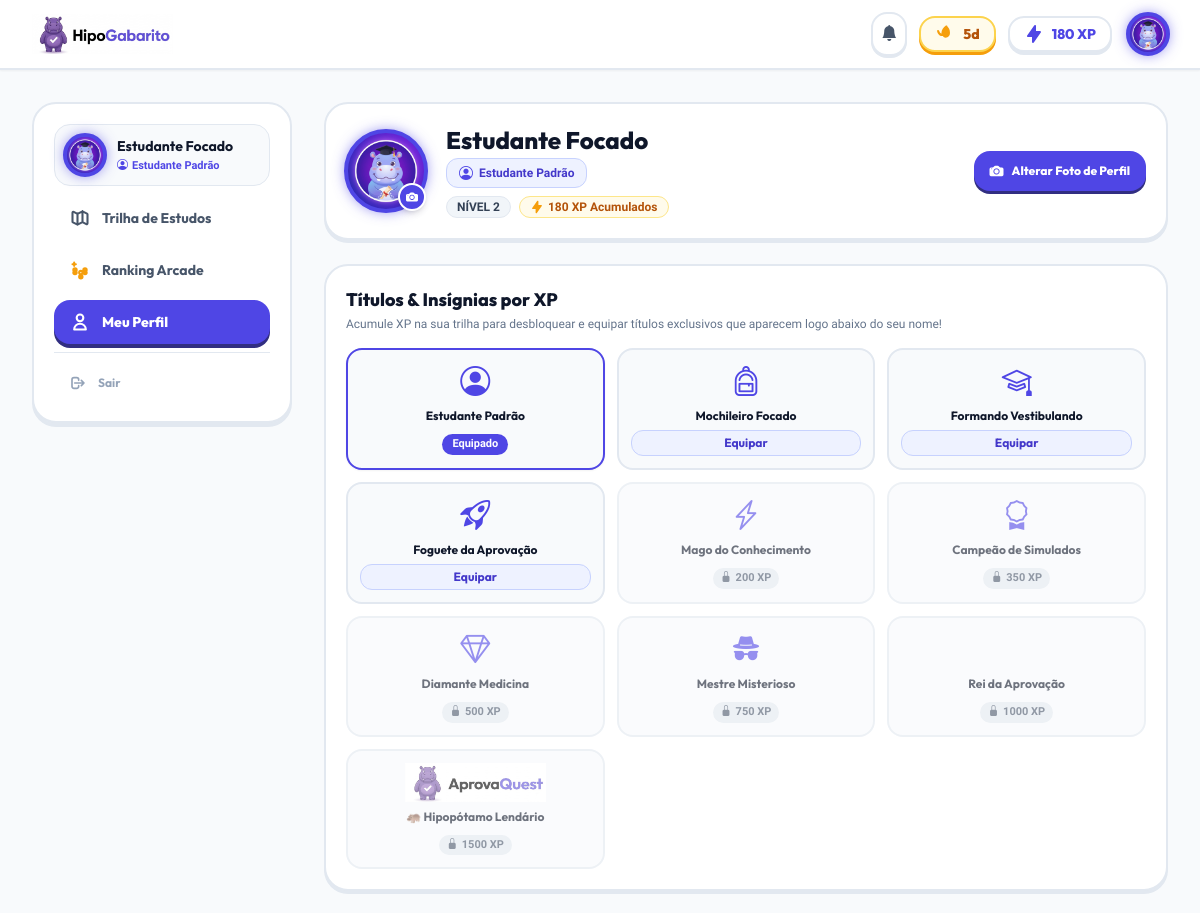
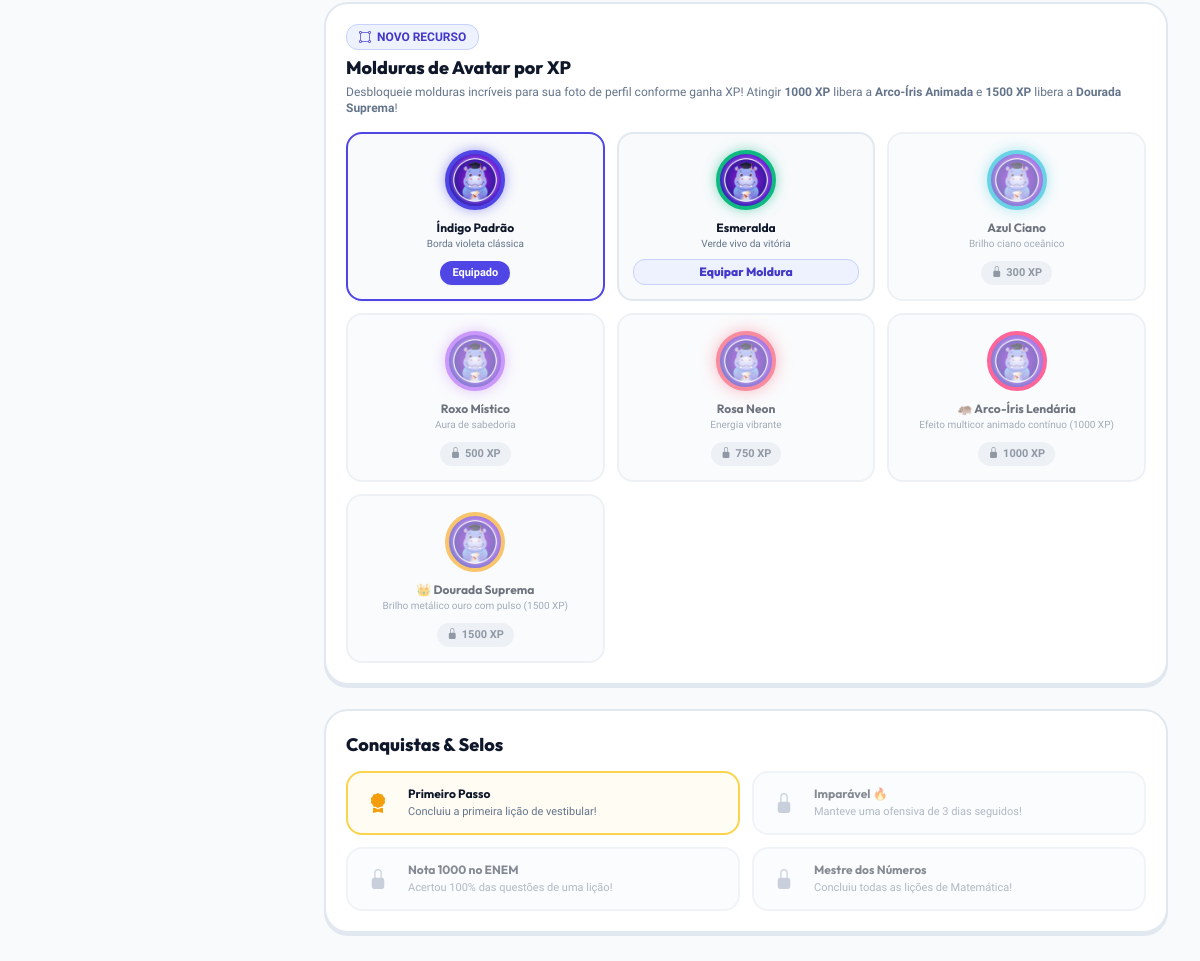
The app's page /profile.php (signed in) with its own data (2 pictures, top to bottom).
### tables this page shows
CREATE TABLE IF NOT EXISTS `users` (
    `id` INT AUTO_INCREMENT PRIMARY KEY,
    `name` VARCHAR(100) NOT NULL,
    `email` VARCHAR(150) NOT NULL UNIQUE,
    `password_hash` VARCHAR(255) NOT NULL,
    `avatar` VARCHAR(255) DEFAULT 'assets/img/default_avatar.jpg',
    `avatar_icon` VARCHAR(50) DEFAULT 'bi-person-circle',
    `avatar_frame` VARCHAR(50) DEFAULT 'frame-indigo',
    `xp` INT DEFAULT 0,
    `level` INT DEFAULT 1,
    `streak_days` INT DEFAULT 1,
    `last_active_date` DATE DEFAULT NULL,
    `hearts` INT DEFAULT 5,
    `max_hearts` INT DEFAULT 5,
    `role` ENUM('student', 'admin') DEFAULT 'student',
    `created_at` TIMESTAMP DEFAULT CURRENT_TIMESTAMP
);

CREATE TABLE IF NOT EXISTS `achievements` (
    `id` INT AUTO_INCREMENT PRIMARY KEY,
    `code` VARCHAR(50) NOT NULL UNIQUE,
    `title` VARCHAR(100) NOT NULL,
    `description` VARCHAR(255) NOT NULL,
    `icon` VARCHAR(50) DEFAULT 'trophy',
    `xp_bonus` INT DEFAULT 50
);

### profile.php (the view, shortened to what the rows shown need)
<?php
require_once __DIR__ . '/config/db.php';
$userId = $_SESSION['user_id'];
$stmtUser = $pdo->prepare("SELECT * FROM users WHERE id = ?");
$stmtUser->execute([$userId]);
$user = $stmtUser->fetch();
$userAvatar = !empty($user['avatar']) ? $user['avatar'] : 'assets/img/default_avatar.jpg';
$userFrame = !empty($user['avatar_frame']) ? $user['avatar_frame'] : 'frame-indigo';
$currentAvatar = $user['avatar_icon'] ?? 'bi-person-circle';
$userXp = (int) ($user['xp'] ?? 0);
$frames = [
    ['key' => 'frame-indigo',  'name' => 'Índigo Padrão',       'xp' => 0,    'desc' => 'Borda violeta clássica'],
    ['key' => 'frame-emerald', 'name' => 'Esmeralda',           'xp' => 100,  'desc' => 'Verde vivo da vitória'],
    ['key' => 'frame-cyan',    'name' => 'Azul Ciano',          'xp' => 300,  'desc' => 'Brilho ciano oceânico'],
    ['key' => 'frame-purple',  'name' => 'Roxo Místico',        'xp' => 500,  'desc' => 'Aura de sabedoria'],
    ['key' => 'frame-rose',    'name' => 'Rosa Neon',            'xp' => 750,  'desc' => 'Energia vibrante'],
    ['key' => 'frame-rainbow', 'name' => '🦛 Arco-Íris Lendária', 'xp' => 1000, 'desc' => 'Efeito multicor animado contínuo (1000 XP)'],
    ['key' => 'frame-gold',    'name' => '👑 Dourada Suprema',   'xp' => 1500, 'desc' => 'Brilho metálico ouro com pulso (1500 XP)'],
];
$avatars = [
    ['icon' => 'bi-person-circle', 'name' => 'Estudante Padrão', 'xp' => 0],
    ['icon' => 'bi-backpack', 'name' => 'Mochileiro Focado', 'xp' => 20],
    ['icon' => 'bi-mortarboard', 'name' => 'Formando Vestibulando', 'xp' => 50],
    ['icon' => 'bi-rocket-takeoff', 'name' => 'Foguete da Aprovação', 'xp' => 100],
    ['icon' => 'bi-lightning-charge', 'name' => 'Mago do Conhecimento', 'xp' => 200],
    ['icon' => 'bi-award', 'name' => 'Campeão de Simulados', 'xp' => 350],
    ['icon' => 'bi-gem', 'name' => 'Diamante Medicina', 'xp' => 500],
    ['icon' => 'bi-incognito', 'name' => 'Mestre Misterioso', 'xp' => 750],
    ['icon' => 'bi-crown', 'name' => 'Rei da Aprovação', 'xp' => 1000],
    ['icon' => 'bi-emoji-smile-fill', 'name' => '🦛 Hipopótamo Lendário', 'xp' => 1500, 'img' => 'assets/img/logo_mascot.png']
];
$equippedBadge = ['icon' => 'bi-person-circle', 'name' => 'Estudante Padrão'];
foreach ($avatars as $av) {
    if ($av['icon'] === $currentAvatar) {
        $equippedBadge = $av;
        break;
    }
}
$stmtAch = $pdo->query("SELECT * FROM achievements");
$achievements = $stmtAch->fetchAll();
$stmtMyAch = $pdo->prepare("SELECT achievement_id FROM user_achievements WHERE user_id = ?");
$stmtMyAch->execute([$userId]);
$myAchIds = $stmtMyAch->fetchAll(PDO::FETCH_COLUMN);
?>
<!DOCTYPE html>
<html lang="pt-BR" class="h-full bg-slate-50">
<head>
    <script src="https://cdn.tailwindcss.com"></script>
    <link href="https://cdn.jsdelivr.net/npm/bootstrap-icons@1.11.3/font/bootstrap-icons.min.css" rel="stylesheet">
    <link rel="stylesheet" href="assets/css/main.css?v=<?= time() ?>">
</head>
<body class="min-h-full font-sans antialiased text-slate-800 bg-slate-50 selection:bg-indigo-500 selection:text-white">
    <header class="sticky top-0 z-50 bg-white/95 backdrop-blur-md border-b-2 border-slate-200 py-3 shadow-sm">
        <div class="max-w-7xl mx-auto px-4 sm:px-6 lg:px-8 flex items-center justify-between">
            <?php
            $streakProfile = (int)($user['streak_days'] ?? 1);
            $isStreakActiveProfile = ($streakProfile >= 2);
            ?>
            <div class="flex items-center gap-3">
                <div class="flex items-center gap-2 <?= $isStreakActiveProfile ? 'bg-amber-50 border-amber-300 shadow-[0_3px_0_0_#f59e0b]' : 'bg-white border-slate-200 shadow-[0_3px_0_0_#e2e8f0]' ?> px-3.5 py-1.5 rounded-2xl border-2 transition-all" title="<?= $isStreakActiveProfile ? 'Ofensiva Ativa! (2+ dias consecutivos)' : 'Fogo apagado: estude amanhã novamente para acender!' ?>">
                    <svg class="w-5 h-5 <?= $isStreakActiveProfile ? 'text-amber-500 animate-pulse' : 'text-slate-300' ?>" fill="currentColor" viewBox="0 0 20 20">
                        <path fill-rule="evenodd" d="M12.395 2.553a1 1 0 00-1.45-1.048c-2.5 1.6-4.5 4.5-4.5 7.5 0 .285.021.564.062.836A4.99 4.99 0 014 6.5a1 1 0 00-1.92.4C2.5 9.5 4.5 12 7 12c.3 0 .59-.03.873-.087.6.93 1.556 1.6 2.685 1.776A5.002 5.002 0 0015 9c0-3.5-1.5-5.5-2.605-6.447z" clip-rule="evenodd"/>
                    </svg>
                    <span class="font-outfit font-extrabold <?= $isStreakActiveProfile ? 'text-amber-700' : 'text-slate-400' ?> text-sm"><?= $streakProfile ?>d</span>
                </div>
                <div class="flex items-center gap-2 bg-white px-3.5 py-1.5 rounded-2xl border-2 border-slate-200 shadow-[0_3px_0_0_#e2e8f0]" title="XP Acumulado">
                    <svg class="w-5 h-5 text-indigo-600" fill="currentColor" viewBox="0 0 20 20">
                        <path fill-rule="evenodd" d="M11.3 1.046A1 1 0 0112 2v5h4a1 1 0 01.82 1.573l-7 10A1 1 0 018 18v-5H4a1 1 0 01-.82-1.573l7-10a1 1 0 011.12-.38z" clip-rule="evenodd"/>
                    </svg>
                    <span class="font-outfit font-extrabold text-indigo-600 text-sm"><?= htmlspecialchars($user['xp'] ?? 0) ?> XP</span>
                </div>
                <a href="profile.php" class="ml-1 group" title="Meu Perfil">
                    <img src="<?= htmlspecialchars($userAvatar) ?>" alt="Avatar" onerror="this.onerror=null;this.src='assets/img/default_avatar.jpg'" class="w-10 h-10 rounded-full <?= htmlspecialchars($userFrame) ?> object-cover group-hover:scale-105 transition-transform">
                </a>
            </div>
        </div>
    </header>
    <main class="max-w-7xl mx-auto px-4 sm:px-6 lg:px-8 py-8">
        <div class="grid grid-cols-1 lg:grid-cols-12 gap-8 items-start">
            <aside class="lg:col-span-3 sticky top-20 space-y-3.5">
                <div class="bg-white rounded-3xl border-2 border-slate-200 p-5 shadow-[0_4px_0_0_#e2e8f0]">
                    <div class="flex items-center gap-3 p-2.5 mb-2.5 bg-slate-50 rounded-2xl border border-slate-200">
                        <img src="<?= htmlspecialchars($userAvatar) ?>" onerror="this.onerror=null;this.src='assets/img/default_avatar.jpg'" class="w-10 h-10 rounded-full <?= htmlspecialchars($userFrame) ?> object-cover">
                        <div class="min-w-0 flex-1">
                            <h3 class="font-outfit font-bold text-slate-900 text-sm truncate"><?= htmlspecialchars($user['name'] ?? 'Estudante') ?></h3>
                            <div class="flex items-center gap-1 text-[11px] font-bold text-indigo-600 truncate mt-0.5" title="Título Equipado">
                                <i class="bi <?= htmlspecialchars($equippedBadge['icon']) ?>"></i>
                                <span class="truncate"><?= htmlspecialchars($equippedBadge['name']) ?></span>
                            </div>
                        </div>
                    </div>
                </div>
            </aside>
            <section class="lg:col-span-9 space-y-6">
                <div class="bg-white rounded-3xl border-2 border-slate-200 p-5 shadow-[0_3px_0_0_#e2e8f0] flex flex-col sm:flex-row items-center gap-5">
                    <div class="relative group cursor-pointer" onclick="openPhotoModal()" title="Clique para alterar sua foto de perfil">
                        <img src="<?= htmlspecialchars($userAvatar) ?>" id="profileAvatarImg" onerror="this.onerror=null;this.src='assets/img/default_avatar.jpg'" class="w-20 h-20 rounded-full <?= htmlspecialchars($userFrame) ?> object-cover group-hover:opacity-90 transition-opacity">
                        <div class="absolute bottom-0 right-0 w-7 h-7 bg-indigo-600 text-white rounded-full flex items-center justify-center shadow-md border-2 border-white group-hover:scale-110 transition-transform">
                            <i class="bi bi-camera-fill text-xs"></i>
                        </div>
                    </div>
                    <div class="text-center sm:text-left flex-1 min-w-0">
                        <div class="flex flex-col sm:flex-row sm:items-center justify-between gap-2">
                            <div>
                                <h2 class="font-outfit font-extrabold text-2xl text-slate-900 mb-0.5 truncate"><?= htmlspecialchars($user['name']) ?></h2>
                                <div class="inline-flex items-center gap-1.5 px-3 py-1 rounded-xl text-xs font-extrabold bg-indigo-50 text-indigo-700 border border-indigo-200 mb-2">
                                    <i class="bi <?= htmlspecialchars($equippedBadge['icon']) ?> text-sm text-indigo-600"></i>
                                    <span><?= htmlspecialchars($equippedBadge['name']) ?></span>
                                </div>
                                <div class="flex flex-wrap items-center justify-center sm:justify-start gap-2">
                                    <span class="px-2.5 py-0.5 rounded-xl text-xs font-extrabold bg-slate-100 text-slate-700 border border-slate-200">
                                        NÍVEL <?= $user['level'] ?>
                                    </span>
                                    <span class="px-2.5 py-0.5 rounded-xl text-xs font-extrabold bg-amber-50 text-amber-700 border border-amber-200 flex items-center gap-1">
                                        <svg class="w-3.5 h-3.5 text-amber-500" fill="currentColor" viewBox="0 0 20 20"><path fill-rule="evenodd" d="M11.3 1.046A1 1 0 0112 2v5h4a1 1 0 01.82 1.573l-7 10A1 1 0 018 18v-5H4a1 1 0 01-.82-1.573l7-10a1 1 0 011.12-.38z" clip-rule="evenodd"/></svg>
                                        <?= $userXp ?> XP Acumulados
                                    </span>
                                </div>
                            </div>
                        </div>
                    </div>
                </div>
                <div class="bg-white rounded-3xl border-2 border-slate-200 p-5 shadow-[0_3px_0_0_#e2e8f0]">
                    <div class="grid grid-cols-1 sm:grid-cols-2 md:grid-cols-3 gap-3">
                        <?php foreach ($frames as $fr): ?>
                            <?php
                                $isUnlockedFrame = ($userXp >= $fr['xp']);
                                $isEquippedFrame = ($userFrame === $fr['key']);
                            ?>
                            <div class="bg-slate-50 rounded-2xl border-2 p-3.5 text-center transition-all <?=
                                $isEquippedFrame ? 'border-indigo-600 bg-indigo-50/50 shadow-sm' : ($isUnlockedFrame ? 'border-slate-200 hover:border-indigo-400 hover:shadow-md cursor-pointer' : 'border-slate-200 opacity-60')
                            ?>" <?= $isUnlockedFrame ? "onclick=\"equipAvatarFrame('{$fr['key']}')\"" : '' ?>>
                                <div class="relative w-16 h-16 mx-auto mb-2 flex items-center justify-center">
                                    <img src="<?= htmlspecialchars($userAvatar) ?>" onerror="this.onerror=null;this.src='assets/img/default_avatar.jpg'" class="w-14 h-14 rounded-full <?= $fr['key'] ?> object-cover">
                                </div>
                                <h4 class="font-outfit font-bold text-xs text-slate-900 mb-0.5"><?= htmlspecialchars($fr['name']) ?></h4>
                                <p class="text-[10px] text-slate-500 font-medium mb-2 leading-tight"><?= htmlspecialchars($fr['desc']) ?></p>
                                <?php if ($isEquippedFrame): ?>
                                    <span class="inline-flex items-center gap-1 px-3 py-1 rounded-xl text-[11px] font-extrabold bg-indigo-600 text-white shadow-sm">Equipado</span>
                                <?php elseif ($isUnlockedFrame): ?>
                                    <button class="w-full py-1 px-2.5 rounded-xl font-outfit font-extrabold text-xs bg-indigo-50 text-indigo-700 hover:bg-indigo-600 hover:text-white border border-indigo-200 transition-all">Equipar Moldura</button>
                                <?php else: ?>
                                    <span class="inline-flex items-center gap-1 px-2.5 py-1 rounded-xl text-[11px] font-bold bg-slate-200 text-slate-600"><i class="bi bi-lock-fill"></i> <?= $fr['xp'] ?> XP</span>
                                <?php endif; ?>
                            </div>
                        <?php endforeach; ?>
                    </div>
                </div>
                <div class="bg-white rounded-3xl border-2 border-slate-200 p-5 shadow-[0_3px_0_0_#e2e8f0]">
                    <div class="grid grid-cols-1 sm:grid-cols-2 gap-3">
                        <?php foreach ($achievements as $ach): ?>
                            <?php $unlocked = in_array($ach['id'], $myAchIds); ?>
                            <div class="p-3 rounded-2xl border-2 flex items-center gap-3 <?= $unlocked ? 'border-amber-300 bg-amber-50/60' : 'border-slate-200 bg-slate-50 opacity-50' ?>">
                                <div class="w-9 h-9 rounded-xl flex items-center justify-center text-xl shrink-0 <?= $unlocked ? 'text-amber-500' : 'text-slate-400' ?>">
                                    <i class="bi <?= $unlocked ? 'bi-award-fill' : 'bi-lock-fill' ?>"></i>
                                </div>
                                <div>
                                    <h4 class="font-outfit font-bold text-xs text-slate-900 mb-0.5"><?= htmlspecialchars($ach['title']) ?></h4>
                                    <p class="text-[11px] text-slate-500 font-medium mb-0"><?= htmlspecialchars($ach['description']) ?></p>
                                </div>
                            </div>
                        <?php endforeach; ?>
                    </div>
                </div>
            </section>
        </div>
    </main>
</body>
</html>

### records on screen
users: streak_days "5", xp "180", avatar (placeholder picture), name "Estudante Focado", level "2", avatar_icon "bi-person-circle" (drawn), avatar_frame "frame-indigo" (drawn)
achievements: title "Primeiro Passo", description "Concluiu a primeira lição de vestibular!"
achievements: title "Imparável 🔥", description "Manteve uma ofensiva de 3 dias seguidos!"
achievements: title "Nota 1000 no ENEM", description "Acertou 100% das questões de uma lição!"
achievements: title "Mestre dos Números", description "Concluiu todas as lições de Matemática!"

### other values on screen
$equippedBadge['name'] "Estudante Padrão"
$av['name'] "Estudante Padrão"
$av['name'] "Mochileiro Focado"
$av['name'] "Formando Vestibulando"
$av['name'] "Foguete da Aprovação"
$av['name'] "Mago do Conhecimento"
$av['xp'] "200"
$av['name'] "Campeão de Simulados"
$av['xp'] "350"
$av['name'] "Diamante Medicina"
$av['xp'] "500"
$av['name'] "Mestre Misterioso"
$av['xp'] "750"
$av['name'] "Rei da Aprovação"
$av['xp'] "1000"
